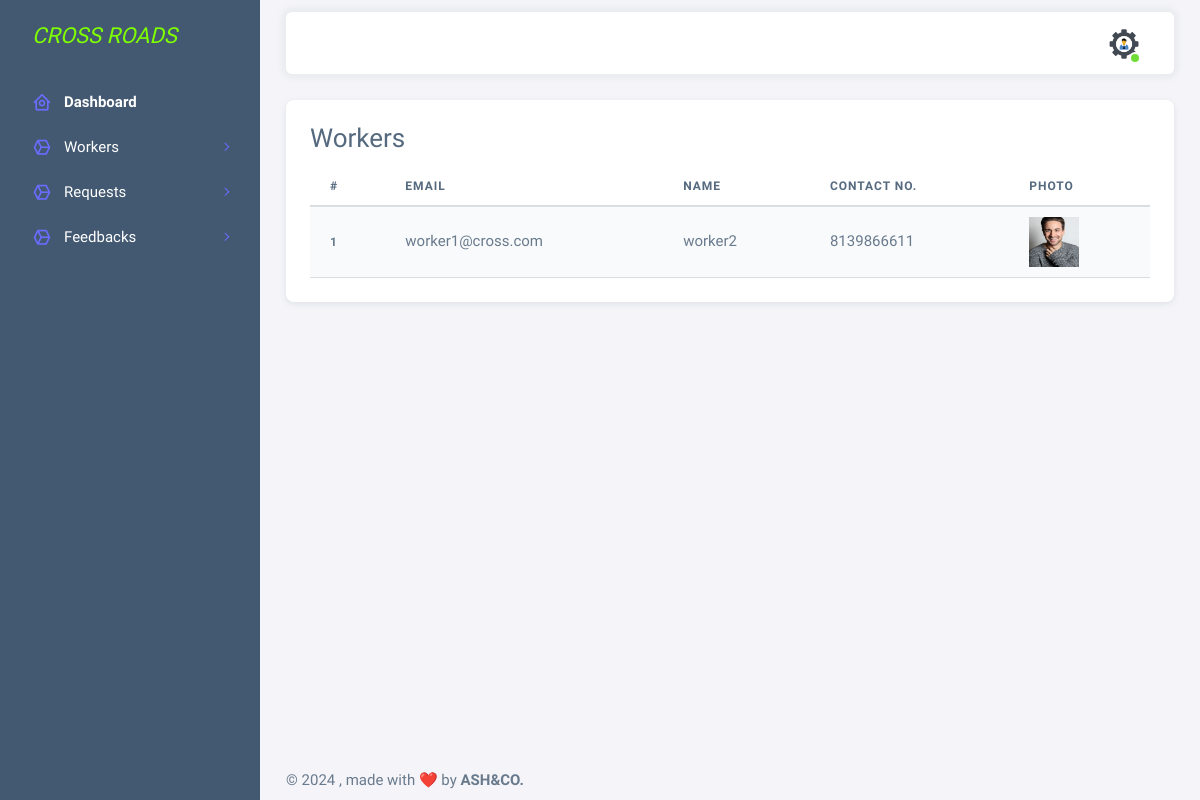
The app's page /customer_app/workers/ (signed in), older data.
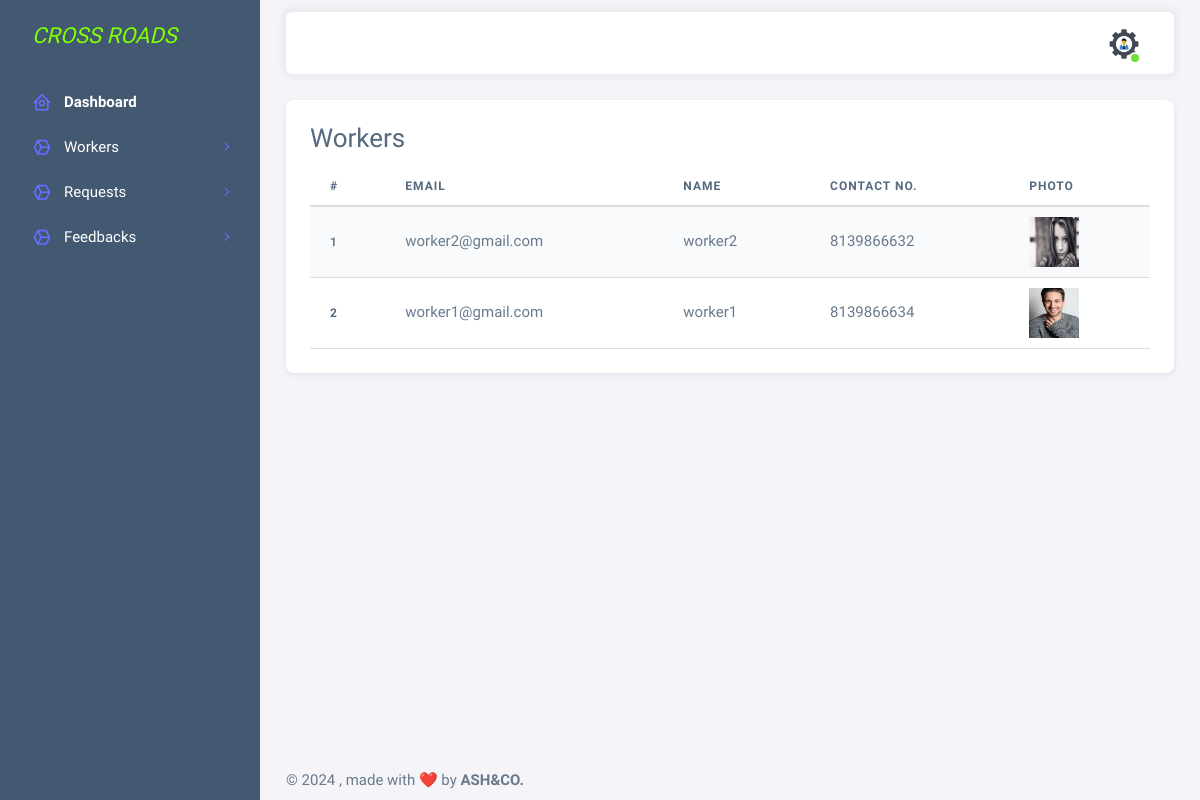
The same page, newer data.
### accounts/models.py (models this page shows)
class BaseModel(models.Model):
    created_on = models.DateTimeField(auto_now_add=True, null=True)
    updated_on = models.DateTimeField(auto_now=True)
    is_deleted = models.BooleanField(default=False)
    class Meta:
        abstract = True
        ordering = ['-created_on']

class UserProfile(BaseModel):
    user = models.ForeignKey(User, on_delete=models.CASCADE)
    name = models.CharField(max_length = 25,blank=True, null=True)
    mobile_number = models.CharField(max_length=25,unique=True, null=True)
    profile_pic= models.ImageField(upload_to='MechanicProfilePic/',null=True,blank=True)

class User(AbstractBaseUser, PermissionsMixin):
    name = models.CharField(max_length=50, blank=True, null=True)
    username = models.CharField(max_length=50, unique=True, null=True)
    email = models.EmailField(max_length=100, null=True)
    role = models.IntegerField(choices=SELECTROLE)
    uid = models.CharField(max_length=500, unique=True, null=True)
    is_admin = models.BooleanField(default=False)
    is_active = models.BooleanField(default=False)
    is_registered = models.BooleanField(default=False)
    date_joined = models.DateTimeField(auto_now_add=True)
    last_login = models.DateTimeField(auto_now_add=True)
    USERNAME_FIELD = 'username'
    REQUIRED_FIELDS=[]
    objects = UserManager()
    def __str__(self):
        return self.username
    class Meta:
        db_table = "user"

### customer_app/views.py (the view)
# urls.py: path('workers/',views.worker_view_customer,name='workers'),
@login_required(login_url='sign-in')
def worker_view_customer(request):
    data = User.objects.filter(role=2)
    w_data = UserProfile.objects.filter(user__in=data)
    return render(request, 'customertemp/worker_view.html',{'w_data':w_data})

### templates/customertemp/worker_view.html
{% extends 'customertemp/index.html' %}
{% load crispy_forms_tags %}
{% block content %}
<div class="card">
    <div class="card-body">
        <h3 class="card-title">Workers</h3>
        <table class="table table-striped">
            <thead>
                <tr>
                    <th scope="col">#</th>
                    <th scope="col">Email</th>
                    <th scope="col">Name</th>
                    <th scope="col">Contact No.</th>
                    <th scope="col">Photo</th>
                </tr>
            </thead>
            <tbody>
                {% for i in w_data %}
                <tr>
                    <th scope="row">{{ forloop.counter }}</th>
                    <td>{{i.user.email}}</td>
                    <td>{{i.name}}</td>
                    <td>{{i.mobile_number}}</td>
                    <td><img src="{{i.profile_pic.url}}" width="50px" height="50px"></td>
                </tr>
                {% endfor %}
            </tbody>
        </table>
    </div>
</div>
{% endblock %}

Row changes from the older to the newer data that the page shows:
changed UserProfile "worker2": user.email "worker1@cross.com" → "worker2@gmail.com"; mobile_number "8139866611" → "8139866632"; profile_pic: a different picture
now on this page (row edited): UserProfile: user.email "worker1@gmail.com", name "worker1", mobile_number "8139866634", profile_pic (picture)
